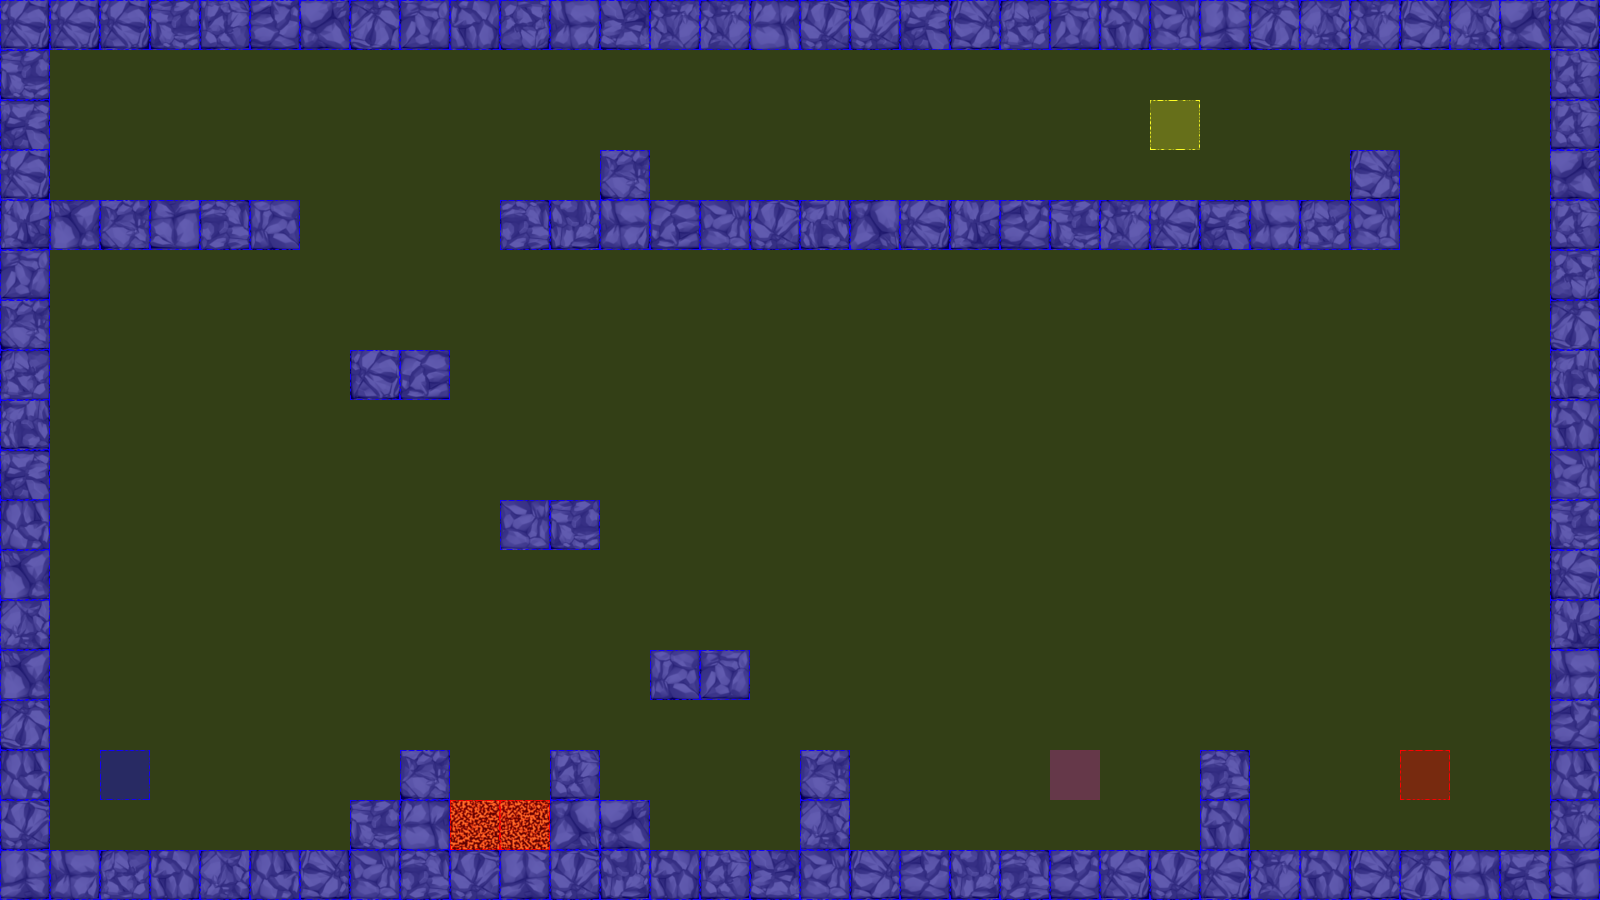

Below is a game level as drawn by its tile map, then a one-line description and the .tmx that defines it (tile-layer data replaced by summaries):
An orthogonal 32x18 tile map with 50x50 px tiles, 3 tile layers (terrain, collision, event), 2 tilesets.

<map version="1.0" orientation="orthogonal" renderorder="left-up" width="32" height="18" tilewidth="50" tileheight="50" nextobjectid="3">
 <tileset firstgid="1" name="dungeonTile" tilewidth="50" tileheight="50" tilecount="64" columns="8">
  <image source="tiles/dungeonTile.png" width="400" height="400" />
 </tileset>
 <tileset firstgid="65" name="collisionTile" tilewidth="50" tileheight="50" tilecount="12" columns="3">
  <image source="tiles/collisionTile.png" width="150" height="200" />
 </tileset>
 <layer name="terrain" width="32" height="18">
  <data>[576 cells, 139 non-empty, 37 distinct tile ids]</data>
 </layer>
 <layer name="collision" width="32" height="18">
  <data>[576 cells, 576 non-empty, 3 distinct tile ids]</data>
 </layer>
 <layer name="event" width="32" height="18">
  <data>[576 cells, 4 non-empty, 4 distinct tile ids]</data>
 </layer>
</map>
